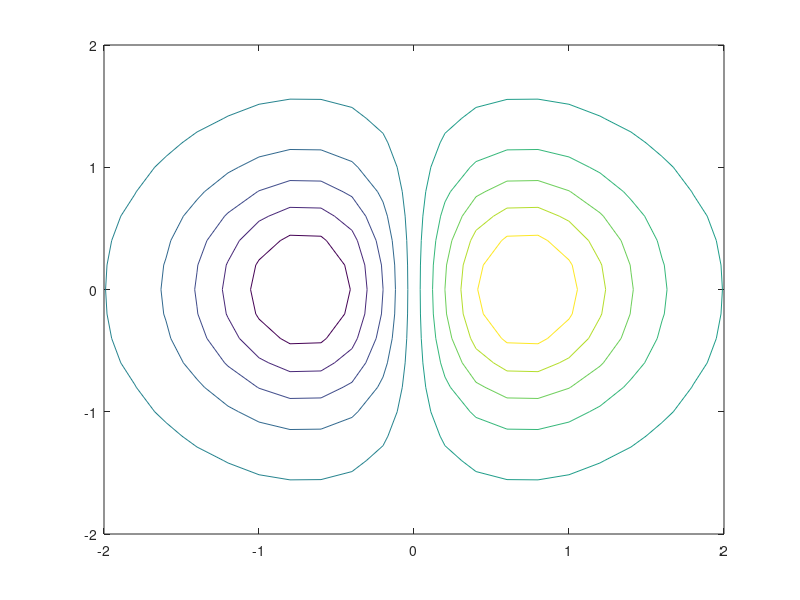
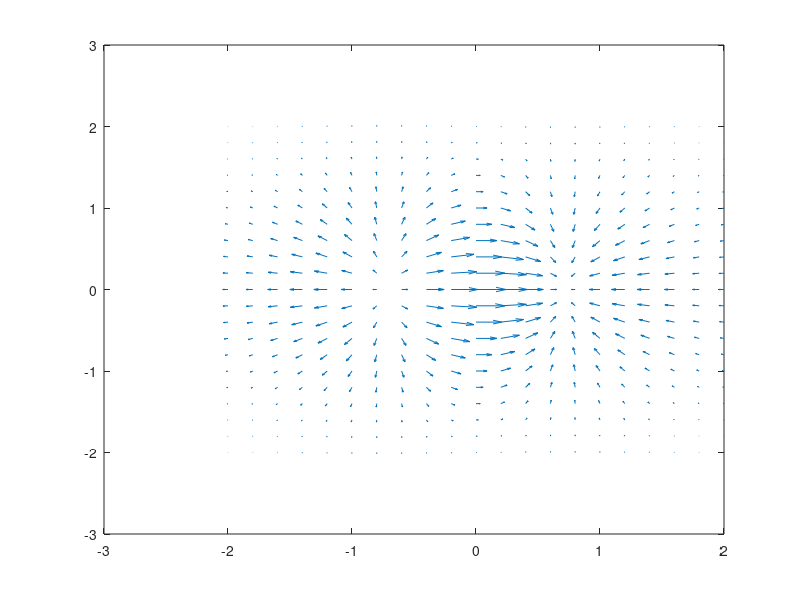

The MATLAB source for these figures, in order:
%vector plot
[x,y] = meshgrid(-2:0.2:2);

f = x.*exp(-x.^2-y.^2);
[u,v] = gradient(f,0.2,0.2);

figure(1)
contour(x,y,f)
hold on 

figure(2)
quiver(x,y,u,v);


